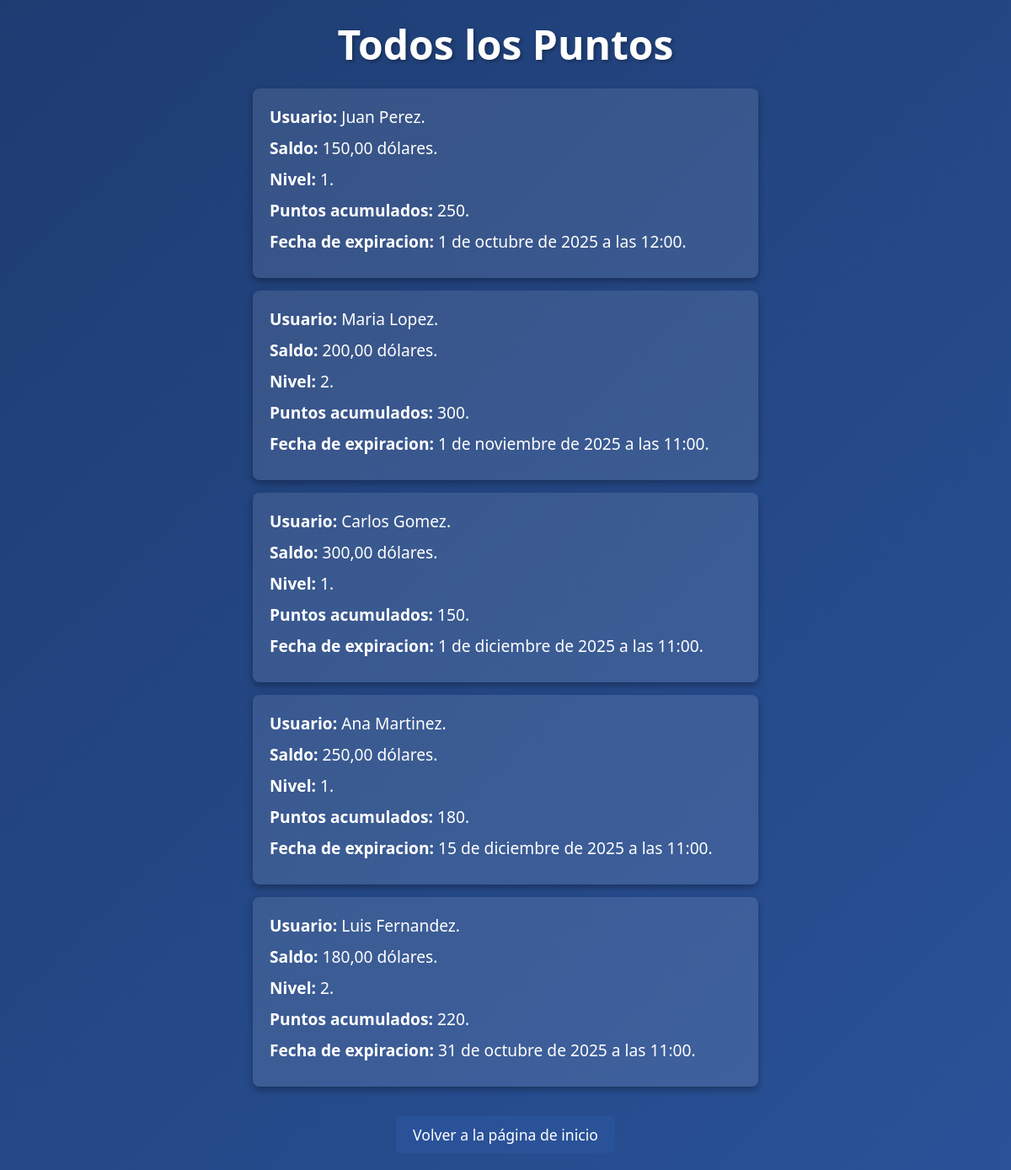
The page /puntos/ on the database its author committed.
### Steam2/models.py (models this page shows)
class Puntos(models.Model):
    usuario = models.OneToOneField(Usuario, on_delete=models.CASCADE)
    puntos_acumulados = models.IntegerField(default=0)
    fecha_expiracion = models.DateTimeField()
    nivel = models.IntegerField(default=0)

class Usuario(models.Model):
    nombre = models.CharField(max_length=100)
    contraseña = models.CharField(max_length=100)
    saldo = models.DecimalField(max_digits=10, decimal_places=2)
    fecha_registro = models.DateTimeField(default=timezone.now)

### Steam2/views.py (the view)
# urls.py: path('puntos/', views.todos_los_puntos, name='todos_los_puntos'), #URL de relleno, muestra todos los puntos.
def todos_los_puntos(request):
    puntos = Puntos.objects.all()
    return render(request, 'todos_los_puntos.html', {'puntos': puntos})

### Steam2/templates/todos_los_puntos.html (shortened to what this page needs)
<!DOCTYPE html>
<html lang="es">
<head>
</head>
<body>
    <h1>Todos los Puntos</h1>
    {% for puntos in puntos %}
    <ul>
        <li><strong>Usuario:</strong> {{ puntos.usuario.nombre }}.</li>
        <li><strong>Saldo:</strong> {{ puntos.usuario.saldo }} dólares.</li>
        <li><strong>Nivel:</strong> {{ puntos.nivel }}.</li>
        <li><strong>Puntos acumulados:</strong> {{ puntos.puntos_acumulados }}.</li>
        <li><strong>Fecha de expiracion:</strong> {{ puntos.fecha_expiracion }}.</li>
    </ul>
    {% endfor %}
    <a href="{% url 'index_html' %}">Volver a la página de inicio</a>
</body>
</html>

### Steam2/templates/todos_los_puntos.html (style rules this page uses)
* { margin: 0; padding: 0; box-sizing: border-box; }
body { font-family: 'Segoe UI', Tahoma, Geneva, Verdana, sans-serif; background: linear-gradient(135deg, #1e3c72, #2a5298); color: #ffffff; min-height: 100vh; display: flex; flex-direction: column; align-items: center; justify-content: center; padding: 20px; }
h1 { font-size: 3em; margin-bottom: 20px; text-shadow: 2px 2px 4px rgba(0, 0, 0, 0.3); text-align: center; }
ul { list-style-type: none; width: 100%; max-width: 600px; background: rgba(255, 255, 255, 0.1); padding: 20px; border-radius: 8px; box-shadow: 0 4px 8px rgba(0, 0, 0, 0.3); margin-bottom: 15px; }
ul > li { margin-bottom: 10px; font-size: 1.2em; }
a { color: #ffffff; text-decoration: none; font-size: 1.1em; margin-top: 20px; display: inline-block; background-color: #2a5298; padding: 10px 20px; border-radius: 5px; transition: background 0.3s; }

### rows shown on the page
Puntos: usuario.nombre "Juan Perez", usuario.saldo "150,00", nivel "1", puntos_acumulados "250", fecha_expiracion "1 de octubre de 2025 a las 12:00"
Puntos: usuario.nombre "Maria Lopez", usuario.saldo "200,00", nivel "2", puntos_acumulados "300", fecha_expiracion "1 de noviembre de 2025 a las 11:00"
Puntos: usuario.nombre "Carlos Gomez", usuario.saldo "300,00", nivel "1", puntos_acumulados "150", fecha_expiracion "1 de diciembre de 2025 a las 11:00"
Puntos: usuario.nombre "Ana Martinez", usuario.saldo "250,00", nivel "1", puntos_acumulados "180", fecha_expiracion "15 de diciembre de 2025 a las 11:00"
Puntos: usuario.nombre "Luis Fernandez", usuario.saldo "180,00", nivel "2", puntos_acumulados "220", fecha_expiracion "31 de octubre de 2025 a las 11:00"
